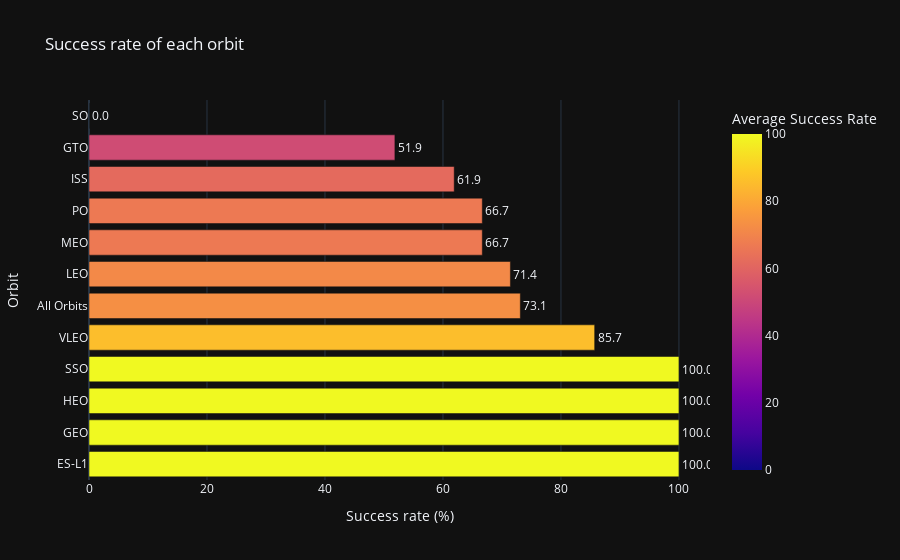

The notebook cell saved with this chart:
### Code cell
ax = px.bar(
    orbit_success_rate,
    x = "Average Success Rate",
    y = "Orbit",
    color = "Average Success Rate",
    text = 'Average Success Rate',
    title = 'Success rate of each orbit',
    template = 'plotly_dark',
)

ax.update_layout(
    xaxis_title = "Success rate (%)",
    yaxis_title = 'Orbit'
)

ax.update_traces(
    texttemplate='%{text:.1f}', 
    textposition='outside'
)

ax.show()

### Figure 1 — Plotly figure (JSON) as saved in the notebook; plotly's stock layout.template omitted (floating-point values rounded to 4 significant figures)
{"data": [{"alignmentgroup": "True", "hovertemplate": "Average Success Rate=%{marker.color}<br>Orbit=%{y}<extra></extra>", "legendgroup": "", "marker": {"color": [100, 100, 100, 100, 85.71, 73.11, 71.43, 66.67, 66.67, 61.9, 51.85, 0], "coloraxis": "coloraxis", "pattern": {"shape": ""}}, "name": "", "offsetgroup": "", "orientation": "h", "showlegend": false, "text": [100, 100, 100, 100, 85.71, 73.11, 71.43, 66.67, 66.67, 61.9, 51.85, 0], "textposition": "outside", "texttemplate": "%{text:.1f}", "type": "bar", "x": [100, 100, 100, 100, 85.71, 73.11, 71.43, 66.67, 66.67, 61.9, 51.85, 0], "xaxis": "x", "y": ["ES-L1", "GEO", "HEO", "SSO", "VLEO", "All Orbits", "LEO", "MEO", "PO", "ISS", "GTO", "SO"], "yaxis": "y"}], "layout": {"barmode": "relative", "coloraxis": {"colorbar": {"title": {"text": "Average Success Rate"}}, "colorscale": [[0, "#0d0887"], [0.1111, "#46039f"], [0.2222, "#7201a8"], [0.3333, "#9c179e"], [0.4444, "#bd3786"], [0.5556, "#d8576b"], [0.6667, "#ed7953"], [0.7778, "#fb9f3a"], [0.8889, "#fdca26"], [1, "#f0f921"]]}, "legend": {"tracegroupgap": 0}, "title": {"text": "Success rate of each orbit"}, "xaxis": {"anchor": "y", "domain": [0, 1], "title": {"text": "Success rate (%)"}}, "yaxis": {"anchor": "x", "domain": [0, 1], "title": {"text": "Orbit"}}}}
